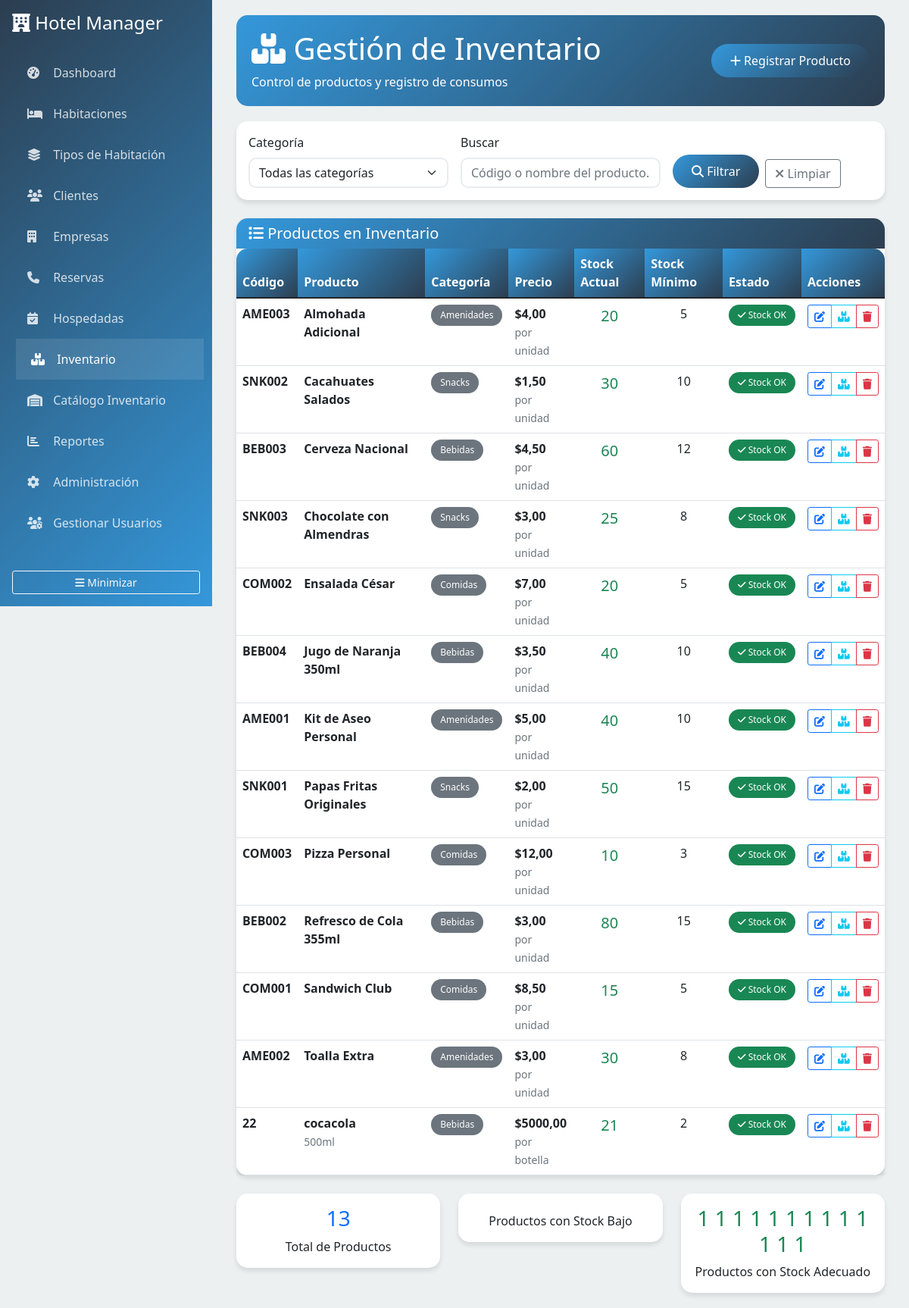
Page /inventario/ on the earlier database version.
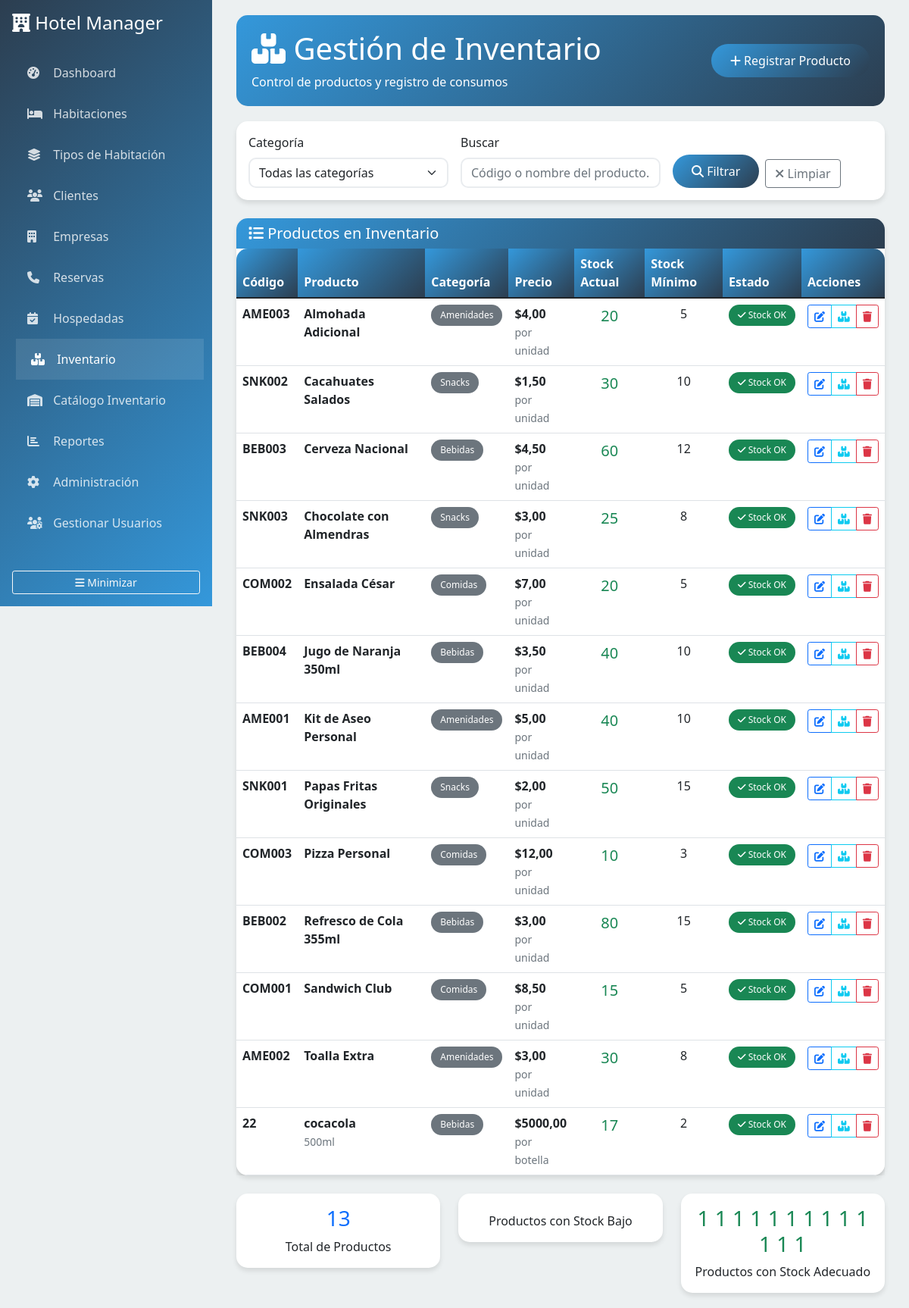
Same page on the later database version.
### hotel/models.py (models this page shows, shortened)
class Producto(models.Model):
    codigo = models.CharField(max_length=50, unique=True, verbose_name="Código")
    nombre = models.CharField(max_length=200, verbose_name="Nombre")
    categoria = models.ForeignKey(CategoriaProducto, on_delete=models.CASCADE, verbose_name="Categoría")
    precio = models.DecimalField(
        max_digits=10,
        decimal_places=2,
        validators=[MinValueValidator(Decimal('0.01'))],
        verbose_name="Precio"
    )
    stock_actual = models.PositiveIntegerField(default=0, verbose_name="Stock Actual")
    stock_minimo = models.PositiveIntegerField(default=1, verbose_name="Stock Mínimo")
    unidad_medida = models.CharField(max_length=20, default='unidad', verbose_name="Unidad de Medida")
    descripcion = models.TextField(blank=True, verbose_name="Descripción")
    activo = models.BooleanField(default=True, verbose_name="Activo")
    class Meta:
        verbose_name = "Producto"
        verbose_name_plural = "Productos"
        ordering = ['nombre']
    @property
    def necesita_reposicion(self):
        return self.stock_actual <= self.stock_minimo

class CategoriaProducto(models.Model):
    nombre = models.CharField(max_length=100, verbose_name="Nombre")
    descripcion = models.TextField(blank=True, verbose_name="Descripción")
    class Meta:
        verbose_name = "Categoría de Producto"
        verbose_name_plural = "Categorías de Productos"

### hotel/views.py (the view)
# urls.py: path('inventario/', views.inventario_list, name='inventario'),
def inventario_list(request):
    productos = Producto.objects.select_related('categoria').filter(activo=True)
    categoria_id = request.GET.get('categoria')
    query = request.GET.get('q', '')
    if categoria_id:
        productos = productos.filter(categoria_id=categoria_id)
    if query:
        productos = productos.filter(
            Q(nombre__icontains=query) | Q(codigo__icontains=query)
        )
    context = {
        'productos': productos,
        'categorias': CategoriaProducto.objects.all(),
        'filtros': {'categoria_id': categoria_id, 'query': query}
    }
    return render(request, 'hotel/inventario.html', context)

### templates/hotel/inventario.html (shortened to what the changed rows need)
{% extends 'base.html' %}
{% block content %}
<div class="page-header d-flex justify-content-between align-items-center">
    <div>
        <h1><i class="fas fa-boxes"></i> Gestión de Inventario</h1>
    </div>
</div>
<div class="card">
    <div class="card-body p-0">
        <div class="table-responsive">
            <table class="table table-hover mb-0">
                <thead>
                    <tr>
                        <th>Código</th>
                        <th>Producto</th>
                        <th>Categoría</th>
                        <th>Precio</th>
                        <th>Stock Actual</th>
                        <th>Stock Mínimo</th>
                        <th>Estado</th>
                        <th>Acciones</th>
                    </tr>
                </thead>
                <tbody>
                    {% for producto in productos %}
                    <tr {% if producto.necesita_reposicion %}class="table-warning"{% endif %}>
                        <td>
                            <strong>{{ producto.codigo }}</strong>
                        </td>
                        <td>
                            <div>
                                <strong>{{ producto.nombre }}</strong><br>
                                {% if producto.descripcion %}
                                <small class="text-muted">{{ producto.descripcion|truncatewords:8 }}</small>
                                {% endif %}
                            </div>
                        </td>
                        <td>
                            <span class="badge bg-secondary">{{ producto.categoria.nombre }}</span>
                        </td>
                        <td>
                            <strong>${{ producto.precio|floatformat:2 }}</strong><br>
                            <small class="text-muted">por {{ producto.unidad_medida }}</small>
                        </td>
                        <td class="text-center">
                            <span class="fs-5 {% if producto.necesita_reposicion %}text-danger fw-bold{% else %}text-success{% endif %}">
                                {{ producto.stock_actual }}
                            </span>
                        </td>
                        <td class="text-center">{{ producto.stock_minimo }}</td>
                        <td>
                            {% if producto.necesita_reposicion %}
                            <span class="badge bg-danger">
                                <i class="fas fa-exclamation-triangle"></i> Stock Bajo
                            </span>
                            {% else %}
                            <span class="badge bg-success">
                                <i class="fas fa-check"></i> Stock OK
                            </span>
                            {% endif %}
                        </td>
                        <td>
                            <div class="btn-group btn-group-sm">
                                <button class="btn btn-outline-primary" onclick="editarProducto({{ producto.id }})" title="Editar producto">
                                    <i class="fas fa-edit"></i>
                                </button>
                                <button class="btn btn-outline-info" onclick="ajustarStock({{ producto.id }})" title="Ajustar stock">
                                    <i class="fas fa-boxes"></i>
                                </button>
                                <button class="btn btn-outline-danger" onclick="eliminarProducto({{ producto.id }}, '{{ producto.nombre }}')" title="Eliminar producto">
                                    <i class="fas fa-trash"></i>
                                </button>
                            </div>
                        </td>
                    </tr>
                    {% endfor %}
                </tbody>
            </table>
        </div>
    </div>
</div>
<div class="row mt-4">
    <div class="col-md-4">
        <div class="card">
            <div class="card-body text-center">
                <h3 class="text-success">
                    {% for producto in productos %}
                        {% if not producto.necesita_reposicion %}1{% endif %}
                    {% endfor %}
                </h3>
                <p class="mb-0">Productos con Stock Adecuado</p>
            </div>
        </div>
    </div>
</div>
{% endblock %}

Differences in the rows shown:
changed Producto "cocacola": stock_actual "21" → "17"
